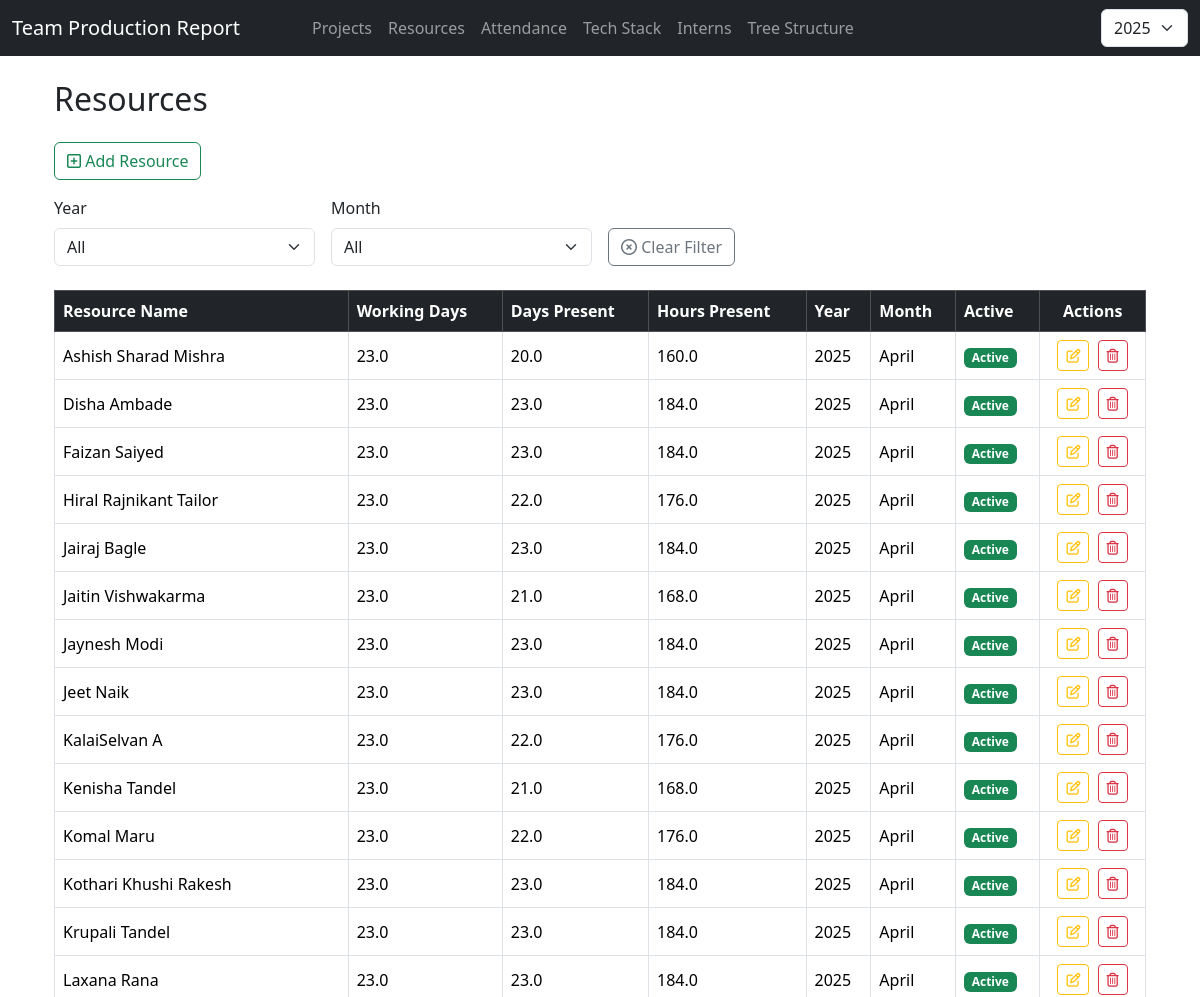
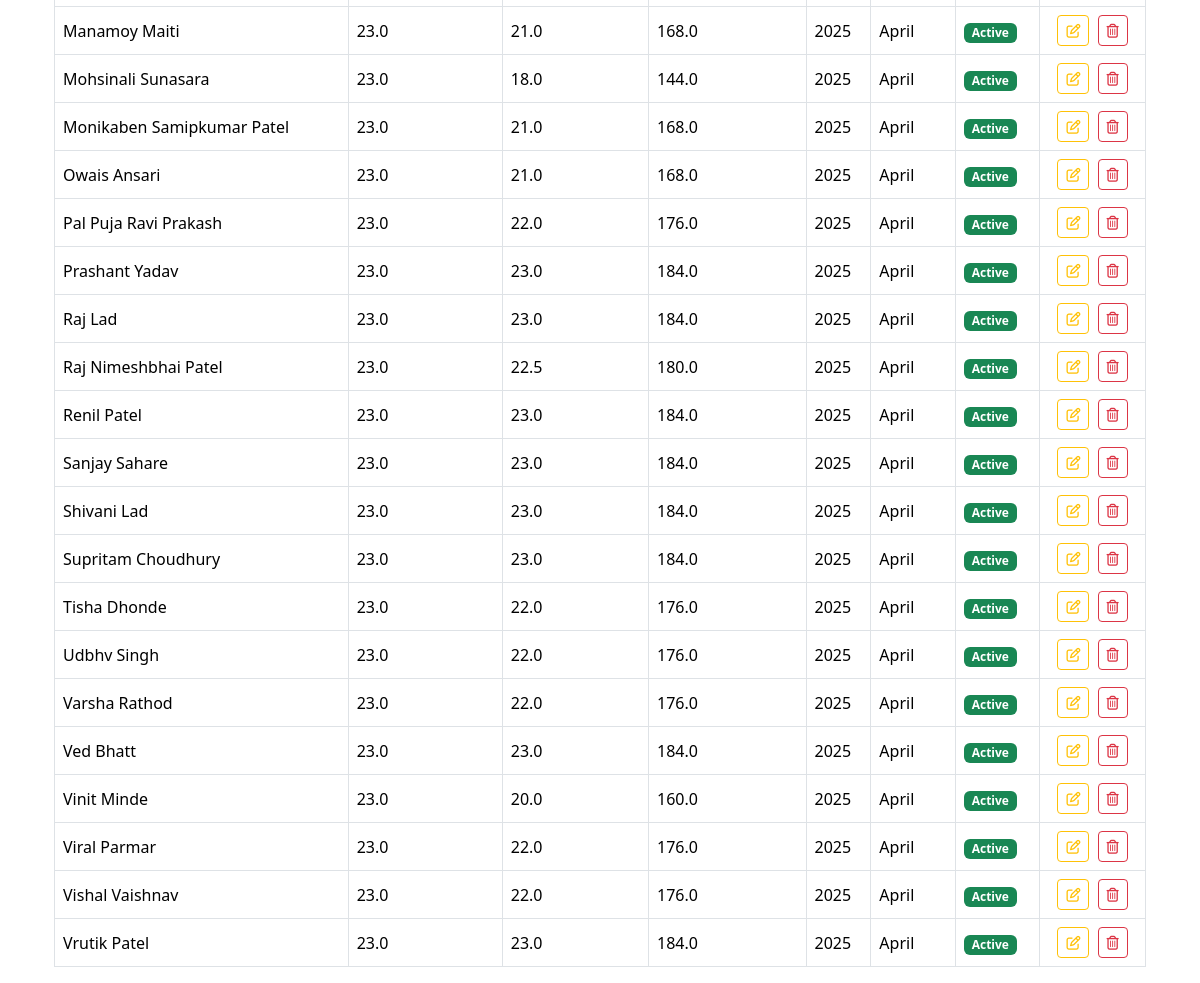
Page /resources/ on the committed database (2 pictures, top to bottom).
### resources/models.py (models this page shows, shortened)
class Resource(models.Model):
    resource_name = models.CharField(
        max_length=100,
        help_text="Enter the full name of the resource"
    )
    year = models.PositiveIntegerField(
        help_text="Enter the year manually (e.g., 2025)"
    )
    month = models.PositiveSmallIntegerField(
        choices=[(i, calendar.month_name[i]) for i in range(1, 13)],
        help_text="Enter the month manually (1–12)"
    )
    working_days = models.FloatField(
        null=True,
        blank=True,
        help_text="Leave blank to auto-calculate (Mon–Fri + 1st Saturday)"
    )
    present_day = models.FloatField(
        default=0,
        help_text="Days resource was present"
    )
    present_hours = models.FloatField(
        default=0,
        help_text="Auto-calculated as present_day × 8 hours if not set"
    )
    created_at = models.DateTimeField(auto_now_add=True)
    counting = models.FloatField(default=0, help_text="Counting value")
    is_active = models.BooleanField(
        default=True,
        help_text="Uncheck to deactivate this resource instead of deleting."
    )
    class Meta:
        db_table = 'resources'
        ordering = ['-year', '-month', 'resource_name']
        verbose_name = 'Resource'
        verbose_name_plural = 'Resources'
        unique_together = ('resource_name', 'year', 'month')

### resources/views.py (the view)
# urls.py: path("", views.resource_list, name="resource_list"),  # List all resources at /resources/
def resource_list(request):
    resources = Resource.objects.all()
    year = request.GET.get("year")
    month = request.GET.get("month")
    if year:
        resources = resources.filter(year=year)
    if month:
        resources = resources.filter(month=month)
    years = Resource.objects.values_list('year', flat=True).distinct().order_by('-year')
    months = [(i, month_name[i]) for i in range(1, 13)]
    return render(request, "resources/resource_list.html", {
        "resources": resources,
        "years": years,
        "months": months,
    })

### resources/templates/resources/resource_list.html (shortened to what this page needs)
{% extends "base.html" %}
{% load static %}
{% block content %}
<div class="container mt-4">
    <h2 class="mb-4">Resources</h2>
    <a href="{% url 'resources:resource_create' %}" class="btn btn-outline-success mb-3">
        <i class="far fa-plus-square"></i> Add Resource
    </a>
    <form method="get" id="filterForm" class="row g-3 align-items-end mb-4">
        <div class="col-md-3">
            <label for="year" class="form-label">Year</label>
            <select class="form-select" id="year" name="year">
                <option value="">All</option>
            </select>
        </div>
        <div class="col-md-3">
            <label for="month" class="form-label">Month</label>
            <select class="form-select" id="month" name="month">
                <option value="">All</option>
            </select>
        </div>
        <div class="col-md-2 d-flex">
            <a href="{% url 'resources:resource_list' %}" class="btn btn-outline-secondary mt-auto">
                <i class="far fa-times-circle"></i> Clear Filter
            </a>
        </div>
    </form>
    {% if resources %}
    <div class="table-responsive">
        <table class="table table-bordered table-hover align-middle">
            <thead class="table-dark">
                <tr>
                    <th>Resource Name</th>
                    <th>Working Days</th>
                    <th>Days Present</th>
                    <th>Hours Present</th>
                    <th>Year</th>
                    <th>Month</th>
                    <th>Active</th>
                    <th class="text-center">Actions</th>
                </tr>
            </thead>
            <tbody>
                {% for r in resources %}
                <tr>
                    <td>{{ r.resource_name }}</td>
                    <td>{{ r.working_days }}</td>
                    <td>{{ r.present_day }}</td>
                    <td>{{ r.present_hours }}</td>
                    <td>{{ r.year }}</td>
                    <td>{{ r.get_month_display }}</td>
                    <td>
                    {% if r.is_active %}
                    <span class="badge bg-success">Active</span>
                    {% else %}
                    <span class="badge bg-danger">Inactive</span>
                    {% endif %}
                    </td>
                    <td class="text-center">
                        <a href="{% url 'resources:resource_update' r.pk %}"
                            class="btn btn-sm btn-outline-warning me-1">
                            <i class="far fa-edit"></i>
                        </a>
                        <a href="{% url 'resources:resource_delete' r.pk %}" class="btn btn-sm btn-outline-danger">
                            <i class="far fa-trash-alt"></i>
                        </a>
                    </td>
                </tr>
                {% endfor %}
            </tbody>
        </table>
    </div>
    {% else %}
    <div class="alert alert-info"><i class="far fa-folder-open"></i> No resources found.</div>
    {% endif %}
</div>
{% endblock %}

### rows in the picture
Resource: resource_name "Ashish Sharad Mishra", working_days "23.0", present_day "20.0", present_hours "160.0", year "2025", month "April", is_active "Active"
Resource: resource_name "Disha Ambade", working_days "23.0", present_day "23.0", present_hours "184.0", year "2025", month "April", is_active "Active"
Resource: resource_name "Faizan Saiyed", working_days "23.0", present_day "23.0", present_hours "184.0", year "2025", month "April", is_active "Active"
Resource: resource_name "Hiral Rajnikant Tailor", working_days "23.0", present_day "22.0", present_hours "176.0", year "2025", month "April", is_active "Active"
Resource: resource_name "Jairaj Bagle", working_days "23.0", present_day "23.0", present_hours "184.0", year "2025", month "April", is_active "Active"
Resource: resource_name "Jaitin Vishwakarma", working_days "23.0", present_day "21.0", present_hours "168.0", year "2025", month "April", is_active "Active"
Resource: resource_name "Jaynesh Modi", working_days "23.0", present_day "23.0", present_hours "184.0", year "2025", month "April", is_active "Active"
Resource: resource_name "Jeet Naik", working_days "23.0", present_day "23.0", present_hours "184.0", year "2025", month "April", is_active "Active"
Resource: resource_name "KalaiSelvan A", working_days "23.0", present_day "22.0", present_hours "176.0", year "2025", month "April", is_active "Active"
Resource: resource_name "Kenisha Tandel", working_days "23.0", present_day "21.0", present_hours "168.0", year "2025", month "April", is_active "Active"
Resource: resource_name "Komal Maru", working_days "23.0", present_day "22.0", present_hours "176.0", year "2025", month "April", is_active "Active"
Resource: resource_name "Kothari Khushi Rakesh", working_days "23.0", present_day "23.0", present_hours "184.0", year "2025", month "April", is_active "Active"
Resource: resource_name "Krupali Tandel", working_days "23.0", present_day "23.0", present_hours "184.0", year "2025", month "April", is_active "Active"
Resource: resource_name "Laxana Rana", working_days "23.0", present_day "23.0", present_hours "184.0", year "2025", month "April", is_active "Active"
Resource: resource_name "Manamoy Maiti", working_days "23.0", present_day "21.0", present_hours "168.0", year "2025", month "April", is_active "Active"
Resource: resource_name "Mohsinali Sunasara", working_days "23.0", present_day "18.0", present_hours "144.0", year "2025", month "April", is_active "Active"
Resource: resource_name "Monikaben Samipkumar Patel", working_days "23.0", present_day "21.0", present_hours "168.0", year "2025", month "April", is_active "Active"
Resource: resource_name "Owais Ansari", working_days "23.0", present_day "21.0", present_hours "168.0", year "2025", month "April", is_active "Active"
Resource: resource_name "Pal Puja Ravi Prakash", working_days "23.0", present_day "22.0", present_hours "176.0", year "2025", month "April", is_active "Active"
Resource: resource_name "Prashant Yadav", working_days "23.0", present_day "23.0", present_hours "184.0", year "2025", month "April", is_active "Active"
Resource: resource_name "Raj Lad", working_days "23.0", present_day "23.0", present_hours "184.0", year "2025", month "April", is_active "Active"
Resource: resource_name "Raj Nimeshbhai Patel", working_days "23.0", present_day "22.5", present_hours "180.0", year "2025", month "April", is_active "Active"
Resource: resource_name "Renil Patel", working_days "23.0", present_day "23.0", present_hours "184.0", year "2025", month "April", is_active "Active"
Resource: resource_name "Sanjay Sahare", working_days "23.0", present_day "23.0", present_hours "184.0", year "2025", month "April", is_active "Active"
Resource: resource_name "Shivani Lad", working_days "23.0", present_day "23.0", present_hours "184.0", year "2025", month "April", is_active "Active"
Resource: resource_name "Supritam Choudhury", working_days "23.0", present_day "23.0", present_hours "184.0", year "2025", month "April", is_active "Active"
Resource: resource_name "Tisha Dhonde", working_days "23.0", present_day "22.0", present_hours "176.0", year "2025", month "April", is_active "Active"
Resource: resource_name "Udbhv Singh", working_days "23.0", present_day "22.0", present_hours "176.0", year "2025", month "April", is_active "Active"
Resource: resource_name "Varsha Rathod", working_days "23.0", present_day "22.0", present_hours "176.0", year "2025", month "April", is_active "Active"
Resource: resource_name "Ved Bhatt", working_days "23.0", present_day "23.0", present_hours "184.0", year "2025", month "April", is_active "Active"
Resource: resource_name "Vinit Minde", working_days "23.0", present_day "20.0", present_hours "160.0", year "2025", month "April", is_active "Active"
Resource: resource_name "Viral Parmar", working_days "23.0", present_day "22.0", present_hours "176.0", year "2025", month "April", is_active "Active"
Resource: resource_name "Vishal Vaishnav", working_days "23.0", present_day "22.0", present_hours "176.0", year "2025", month "April", is_active "Active"
Resource: resource_name "Vrutik Patel", working_days "23.0", present_day "23.0", present_hours "184.0", year "2025", month "April", is_active "Active"

### other values in the picture
form field value "2025"
